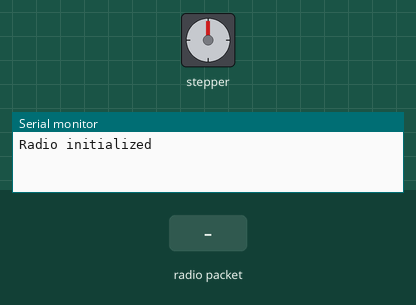
Bench run of a sketch on a simulated Arduino Uno, built with avr-gcc and run on an emulated ATmega328P. Parts: stepper motor, the last lines printed to the serial monitor. Wiring (inferred from the names in the program): stepper motor driver (200 steps per turn assumed): step pin 3; direction pin 2. The inputs (shaded band) are chosen by the test bench. No radio packets arrive unless stated.

Above: at 1.2 s.
1.3 s: radio packet "90" arrives
At 1.9 s:
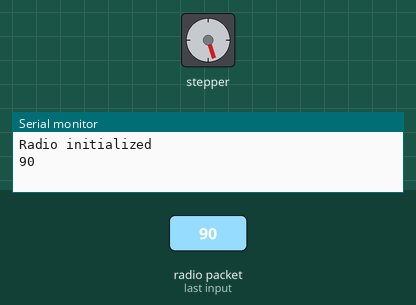
2.9 s: radio packet "90" arrives
At 4.3 s:
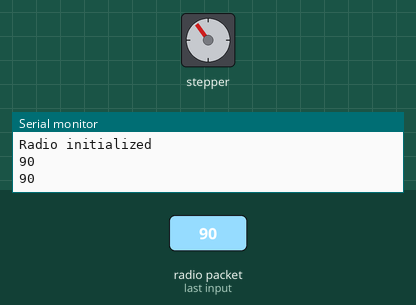
Timing chart, 0 to 5.9 s (numbered marks = the images above; inputs shaded):
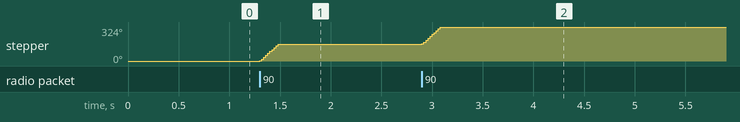

The sketch:

drv8825.ino
```cpp
#include <SPI.h>
#include <nRF24L01.h>
#include <RF24.h>

const int dirPin = 2;
const int stepPin = 3;
const int stepsPerRevolution = 200;

RF24 radio(7, 8, 10000); // CE, CSN

const byte address[5] = "1SNSR";

void init_radio()
{
  radio.begin();
  radio.setDataRate(RF24_250KBPS);
  radio.openReadingPipe(0, address);
  radio.setPALevel(RF24_PA_MAX);
  //radio.setPayloadSize(32);
  radio.setChannel(0x76);
  radio.startListening();
  Serial.println("Radio initialized");
}

int steps = 0;

void read_radio()
{
    if (!radio.available()) return;
    char text[32] = "";
    radio.read(text, sizeof(text));
    steps = atoi(text);
    if (steps<0) steps = 0;
    if (steps) Serial.println(steps);
}

void setup() {
  Serial.begin(9600);
  init_radio();

	// Declare pins as Outputs
	pinMode(stepPin, OUTPUT);
	pinMode(dirPin, OUTPUT);
}

void loop()
{
	// Set motor direction clockwise
	digitalWrite(dirPin, HIGH);

  read_radio();

  for(;steps;steps--)
	{
		digitalWrite(stepPin, HIGH);
		delayMicroseconds(1000);
		digitalWrite(stepPin, LOW);
		delayMicroseconds(1000);
  }
}
```

Measured:
- after the input at 1.3 s, stepper: turns 162° clockwise in 0.18 s, starting at once
- after the input at 2.9 s, stepper: turns 162° clockwise in 0.18 s, starting at once
